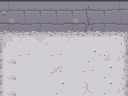

A level layout from a 2D game, rendered from its tile map. Below: a short description, then the map file with its tile-grid data intact:
An orthogonal 8x6 tile map with 16x16 px tiles, 1 tile layer (Tile Layer 1).

<map version="1.4" tiledversion="1.4.2" orientation="orthogonal" renderorder="right-down" width="8" height="6" tilewidth="16" tileheight="16" infinite="0" nextlayerid="2" nextobjectid="1">
 <editorsettings>
  <export target="test_tiles.json" format="json" />
 </editorsettings>
 <tileset firstgid="1" source="dungeon.tsx" />
 <layer id="1" name="Tile Layer 1" width="8" height="6">
  <data encoding="csv">
32,34,34,34,34,33,34,35,
62,64,65,64,62,63,65,64,
122,129,130,131,129,131,131,180,
151,184,183,184,182,185,189,135,
151,183,183,188,183,184,185,136,
151,183,183,185,183,186,185,135
</data>
 </layer>
</map>
